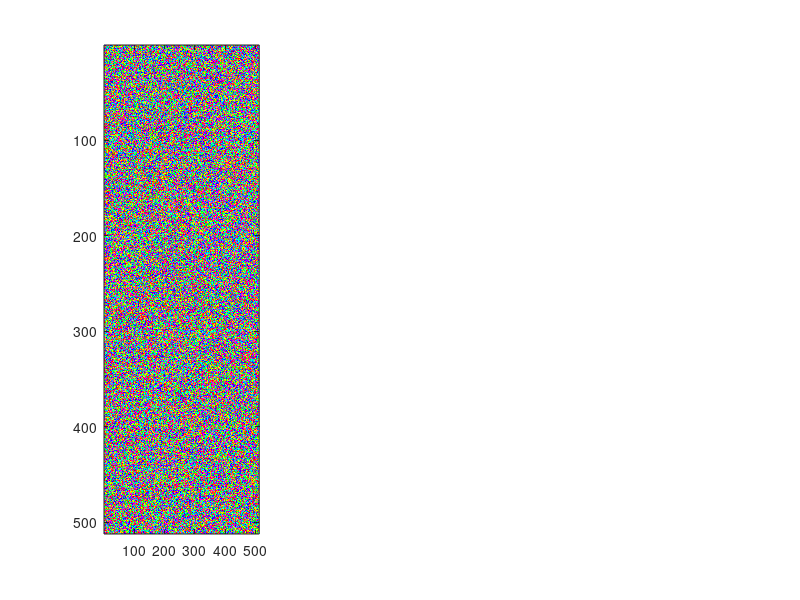

Write the MATLAB code that produced this figure. (Note: this script raises an error after producing the figure.)
close all;
clear all;

rng(1);

% Key parameters
g = 0.98;
sigma = 1.7;

nHyper = 22;
N = 512;
pixels_per_hc = N/nHyper;

% For symmetry breaking + time steps.
r = 0.01;  % Characterisitc timescale is 1/r
dt=0.1;
t=0;

KK=zeros(N,1);
for k=1:N
  KK(k)=(2*(k-1)/N-1)*N/(2*nHyper);
end
reg_sh_kernel=zeros(N);
for k=1:N
  for l=1:N
    reg_sh_kernel(k,l)=1./(1-dt*(r-(1-(KK(k)^2+KK(l).^2)).^2));
  end
end


ss = sigma*(N/nHyper);
h = zeros(N,N);
for x=1:N
    for y=1:N
        h(x,y) = exp(-((x-N/2)^2+(y-N/2)^2)/(2*ss^2));
    end
end
gaussian = fftshift(h) ./ sum(h(:)); % Kernel


%initial conditions
z_map = 1e-2*randn(N) + 1i*1e-2*randn(N);

tic
while(t<1e6)  
    
    do_plot = mod(round(t),100)==0;
    if do_plot 
        figure(2),clf;
        subplot(1,3,1)
        imagesc(angle(z_map));
        colormap(hsv)
        freezeColors;
        title("Current OPM")

        subplot(1,3,2)
        imagesc(KK,KK,abs(fftshift(fft2(z_map-mean(mean(z_map))))).^2);
        xlim([-1.5,1.5])
        ylim([-1.5,1.5])
        colormap(flipud(gray))
        freezeColors;
        title("Current OPM spectrum")

        subplot(1,3,3)
        hist(abs(z_map(:)))
        xlim([0, 1])
        title("Amplitudes")
        drawnow;
    end


    N1 = ifft2( fft2(gaussian) .* fft2(abs(z_map).^2) ) .* z_map;
    N2 = ifft2( fft2(gaussian) .* fft2(z_map.^2) ) .* conj(z_map)./2;

    nonlocal = dt*(g-2)*(N1+N2);
    local = dt*(1-g)*(abs(z_map).^2).*z_map;
    
    % Update z
    u=fftshift(fft2(z_map));
    z_map = ifft2(ifftshift(u.*reg_sh_kernel)) + local + nonlocal;
    t=t+dt;
    disp([t, mean(abs(z_map(:)))]);

end
toc


